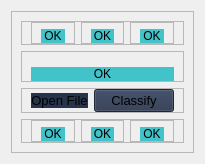
            <widget class="QWidget" name="home_page">
             <layout class="QHBoxLayout" name="horizontalLayout_14">
              <item>
               <widget class="QFrame" name="main_container">
                <property name="frameShape">
                 <enum>QFrame::StyledPanel</enum>
                </property>
                <property name="frameShadow">
                 <enum>QFrame::Raised</enum>
                </property>
                <layout class="QVBoxLayout" name="verticalLayout_6">
                 <item>
                  <widget class="QFrame" name="photos_container_1">
                   <property name="frameShape">
                    <enum>QFrame::StyledPanel</enum>
                   </property>
                   <property name="frameShadow">
                    <enum>QFrame::Raised</enum>
                   </property>
                   <layout class="QHBoxLayout" name="horizontalLayout_11">
                    <property name="topMargin">
                     <number>0</number>
                    </property>
                    <property name="bottomMargin">
                     <number>0</number>
                    </property>
                    <item>
                     <widget class="QFrame" name="photo_frame_1">
                      <property name="frameShape">
                       <enum>QFrame::StyledPanel</enum>
                      </property>
                      <property name="frameShadow">
                       <enum>QFrame::Raised</enum>
                      </property>
                      <layout class="QVBoxLayout" name="verticalLayout_7">
                       <property name="topMargin">
                        <number>0</number>
                       </property>
                       <property name="bottomMargin">
                        <number>0</number>
                       </property>
                       <item>
                        <widget class="QFrame" name="photo_1">
                         <property name="styleSheet">
                          <string notr="true">background-color: rgb(255, 255, 255);</string>
                         </property>
                         <property name="frameShape">
                          <enum>QFrame::StyledPanel</enum>
                         </property>
                         <property name="frameShadow">
                          <enum>QFrame::Raised</enum>
                         </property>
                        </widget>
                       </item>
                       <item>
                        <widget class="QLabel" name="class_label_1">
                         <property name="maximumSize">
                          <size>
                           <width>16777215</width>
                           <height>22</height>
                          </size>
                         </property>
                         <property name="font">
                          <font>
                           <pointsize>9</pointsize>
                           <weight>50</weight>
                           <bold>false</bold>
                          </font>
                         </property>
                         <property name="styleSheet">
                          <string notr="true">background-color: rgb(115, 255, 120);
background-color: rgb(85, 255, 127);

background-color: #42c3ca;</string>
                         </property>
                         <property name="text">
                          <string>OK</string>
                         </property>
                         <property name="alignment">
                          <set>Qt::AlignCenter</set>
                         </property>
                        </widget>
                       </item>
                      </layout>
                     </widget>
                    </item>
                    <item>
                     <widget class="QFrame" name="photo_frame_2">
                      <property name="frameShape">
                       <enum>QFrame::StyledPanel</enum>
                      </property>
                      <property name="frameShadow">
                       <enum>QFrame::Raised</enum>
                      </property>
                      <layout class="QVBoxLayout" name="verticalLayout_8">
                       <property name="topMargin">
                        <number>0</number>
                       </property>
                       <property name="bottomMargin">
                        <number>0</number>
                       </property>
                       <item>
                        <widget class="QFrame" name="photo_2">
                         <property name="styleSheet">
                          <string notr="true">background-color: rgb(255, 255, 255);</string>
                         </property>
                         <property name="frameShape">
                          <enum>QFrame::StyledPanel</enum>
                         </property>
                         <property name="frameShadow">
                          <enum>QFrame::Raised</enum>
                         </property>
                        </widget>
                       </item>
                       <item>
                        <widget class="QLabel" name="class_label_2">
                         <property name="maximumSize">
                          <size>
                           <width>16777215</width>
                           <height>22</height>
                          </size>
                         </property>
                         <property name="font">
                          <font>
                           <pointsize>9</pointsize>
                          </font>
                         </property>
                         <property name="styleSheet">
                          <string notr="true">background-color: #42c3ca;</string>
                         </property>
                         <property name="text">
                          <string>OK</string>
                         </property>
                         <property name="alignment">
                          <set>Qt::AlignCenter</set>
                         </property>
                        </widget>
                       </item>
                      </layout>
                     </widget>
                    </item>
                    <item>
                     <widget class="QFrame" name="photo_frame_3">
                      <property name="frameShape">
                       <enum>QFrame::StyledPanel</enum>
                      </property>
                      <property name="frameShadow">
                       <enum>QFrame::Raised</enum>
                      </property>
                      <layout class="QVBoxLayout" name="verticalLayout_9">
                       <property name="topMargin">
                        <number>0</number>
                       </property>
                       <property name="bottomMargin">
                        <number>0</number>
                       </property>
                       <item>
                        <widget class="QFrame" name="photo_3">
                         <property name="styleSheet">
                          <string notr="true">background-color: rgb(255, 255, 255);</string>
                         </property>
                         <property name="frameShape">
                          <enum>QFrame::StyledPanel</enum>
                         </property>
                         <property name="frameShadow">
                          <enum>QFrame::Raised</enum>
                         </property>
                        </widget>
                       </item>
                       <item>
                        <widget class="QLabel" name="class_label_3">
                         <property name="maximumSize">
                          <size>
                           <width>16777215</width>
                           <height>22</height>
                          </size>
                         </property>
                         <property name="font">
                          <font>
                           <pointsize>9</pointsize>
                          </font>
                         </property>
                         <property name="styleSheet">
                          <string notr="true">background-color: #42c3ca;</string>
                         </property>
                         <property name="text">
                          <string>OK</string>
                         </property>
                         <property name="alignment">
                          <set>Qt::AlignCenter</set>
                         </property>
                        </widget>
                       </item>
                      </layout>
                     </widget>
                    </item>
                   </layout>
                  </widget>
                 </item>
                 <item>
                  <widget class="QFrame" name="photos_container_2">
                   <property name="frameShape">
                    <enum>QFrame::StyledPanel</enum>
                   </property>
                   <property name="frameShadow">
                    <enum>QFrame::Raised</enum>
                   </property>
                   <layout class="QVBoxLayout" name="verticalLayout_10">
                    <property name="topMargin">
                     <number>9</number>
                    </property>
                    <property name="bottomMargin">
                     <number>0</number>
                    </property>
                    <item>
                     <widget class="QFrame" name="photo_4">
                      <property name="styleSheet">
                       <string notr="true">background-color: rgb(255, 255, 255);</string>
                      </property>
                      <property name="frameShape">
                       <enum>QFrame::StyledPanel</enum>
                      </property>
                      <property name="frameShadow">
                       <enum>QFrame::Raised</enum>
                      </property>
                     </widget>
                    </item>
                    <item>
                     <widget class="QLabel" name="class_label_4">
                      <property name="maximumSize">
                       <size>
                        <width>16777215</width>
                        <height>22</height>
                       </size>
                      </property>
                      <property name="font">
                       <font>
                        <pointsize>9</pointsize>
                       </font>
                      </property>
                      <property name="styleSheet">
                       <string notr="true">background-color: #42c3ca;</string>
                      </property>
                      <property name="text">
                       <string>OK</string>
                      </property>
                      <property name="alignment">
                       <set>Qt::AlignCenter</set>
                      </property>
                     </widget>
                    </item>
                   </layout>
                  </widget>
                 </item>
                 <item>
                  <widget class="QFrame" name="buttons_container">
                   <property name="minimumSize">
                    <size>
                     <width>0</width>
                     <height>0</height>
                    </size>
                   </property>
                   <property name="maximumSize">
                    <size>
                     <width>16777215</width>
                     <height>27</height>
                    </size>
                   </property>
                   <property name="frameShape">
                    <enum>QFrame::StyledPanel</enum>
                   </property>
                   <property name="frameShadow">
                    <enum>QFrame::Raised</enum>
                   </property>
                   <layout class="QHBoxLayout" name="horizontalLayout_13">
                    <property name="topMargin">
                     <number>0</number>
                    </property>
                    <property name="bottomMargin">
                     <number>0</number>
                    </property>
                    <item alignment="Qt::AlignVCenter">
                     <widget class="QPushButton" name="openFile_button">
                      <property name="maximumSize">
                       <size>
                        <width>100</width>
                        <height>16777215</height>
                       </size>
                      </property>
                      <property name="font">
                       <font>
                        <pointsize>10</pointsize>
                       </font>
                      </property>
                      <property name="styleSheet">
                       <string notr="true">background-color: rgb(40, 52, 76);
border: 3;</string>
                      </property>
                      <property name="text">
                       <string>Open File</string>
                      </property>
                     </widget>
                    </item>
                    <item alignment="Qt::AlignVCenter">
                     <widget class="QPushButton" name="classify_button">
                      <property name="maximumSize">
                       <size>
                        <width>100</width>
                        <height>16777215</height>
                       </size>
                      </property>
                      <property name="font">
                       <font>
                        <pointsize>10</pointsize>
                       </font>
                      </property>
                      <property name="styleSheet">
                       <string notr="true">background-color: rgb(40, 52, 76);</string>
                      </property>
                      <property name="text">
                       <string>Classify</string>
                      </property>
                     </widget>
                    </item>
                   </layout>
                  </widget>
                 </item>
                 <item>
                  <widget class="QFrame" name="photos_container_3">
                   <property name="frameShape">
                    <enum>QFrame::StyledPanel</enum>
                   </property>
                   <property name="frameShadow">
                    <enum>QFrame::Raised</enum>
                   </property>
                   <layout class="QHBoxLayout" name="horizontalLayout_12">
                    <property name="topMargin">
                     <number>0</number>
                    </property>
                    <property name="bottomMargin">
                     <number>0</number>
                    </property>
                    <item>
                     <widget class="QFrame" name="photo_frame_4">
                      <property name="frameShape">
                       <enum>QFrame::StyledPanel</enum>
                      </property>
                      <property name="frameShadow">
                       <enum>QFrame::Raised</enum>
                      </property>
                      <layout class="QVBoxLayout" name="verticalLayout_11">
                       <property name="topMargin">
                        <number>0</number>
                       </property>
                       <property name="bottomMargin">
                        <number>0</number>
                       </property>
                       <item>
                        <widget class="QFrame" name="photo_5">
                         <property name="styleSheet">
                          <string notr="true">background-color: rgb(255, 255, 255);</string>
                         </property>
                         <property name="frameShape">
                          <enum>QFrame::StyledPanel</enum>
                         </property>
                         <property name="frameShadow">
                          <enum>QFrame::Raised</enum>
                         </property>
                        </widget>
                       </item>
                       <item>
                        <widget class="QLabel" name="class_label_5">
                         <property name="maximumSize">
                          <size>
                           <width>16777215</width>
                           <height>22</height>
                          </size>
                         </property>
                         <property name="font">
                          <font>
                           <pointsize>9</pointsize>
                          </font>
                         </property>
                         <property name="styleSheet">
                          <string notr="true">background-color:#42c3ca;</string>
                         </property>
                         <property name="text">
                          <string>OK</string>
                         </property>
                         <property name="alignment">
                          <set>Qt::AlignCenter</set>
                         </property>
                        </widget>
                       </item>
                      </layout>
                     </widget>
                    </item>
                    <item>
                     <widget class="QFrame" name="photo_frame_5">
                      <property name="frameShape">
                       <enum>QFrame::StyledPanel</enum>
                      </property>
                      <property name="frameShadow">
                       <enum>QFrame::Raised</enum>
                      </property>
                      <layout class="QVBoxLayout" name="verticalLayout_12">
                       <property name="topMargin">
                        <number>0</number>
                       </property>
                       <property name="bottomMargin">
                        <number>0</number>
                       </property>
                       <item>
                        <widget class="QFrame" name="photo_6">
                         <property name="styleSheet">
                          <string notr="true">background-color: rgb(255, 255, 255);</string>
                         </property>
                         <property name="frameShape">
                          <enum>QFrame::StyledPanel</enum>
                         </property>
                         <property name="frameShadow">
                          <enum>QFrame::Raised</enum>
                         </property>
                        </widget>
                       </item>
                       <item>
                        <widget class="QLabel" name="class_label_6">
                         <property name="maximumSize">
                          <size>
                           <width>16777215</width>
                           <height>22</height>
                          </size>
                         </property>
                         <property name="font">
                          <font>
                           <pointsize>9</pointsize>
                          </font>
                         </property>
                         <property name="styleSheet">
                          <string notr="true">background-color: #42c3ca;</string>
                         </property>
                         <property name="text">
                          <string>OK</string>
                         </property>
                         <property name="alignment">
                          <set>Qt::AlignCenter</set>
                         </property>
                        </widget>
                       </item>
                      </layout>
                     </widget>
                    </item>
                    <item>
                     <widget class="QFrame" name="photo_frame_6">
                      <property name="frameShape">
                       <enum>QFrame::StyledPanel</enum>
                      </property>
                      <property name="frameShadow">
                       <enum>QFrame::Raised</enum>
                      </property>
                      <layout class="QVBoxLayout" name="verticalLayout_13">
                       <property name="topMargin">
                        <number>0</number>
                       </property>
                       <property name="bottomMargin">
                        <number>0</number>
                       </property>
                       <item>
                        <widget class="QFrame" name="photo_7">
                         <property name="styleSheet">
                          <string notr="true">background-color: rgb(255, 255, 255);</string>
                         </property>
                         <property name="frameShape">
                          <enum>QFrame::StyledPanel</enum>
                         </property>
                         <property name="frameShadow">
                          <enum>QFrame::Raised</enum>
                         </property>
                        </widget>
                       </item>
                       <item>
                        <widget class="QLabel" name="class_label_7">
                         <property name="maximumSize">
                          <size>
                           <width>16777215</width>
                           <height>22</height>
                          </size>
                         </property>
                         <property name="font">
                          <font>
                           <pointsize>9</pointsize>
                          </font>
                         </property>
                         <property name="styleSheet">
                          <string notr="true">background-color: #42c3ca;</string>
                         </property>
                         <property name="text">
                          <string>OK</string>
                         </property>
                         <property name="alignment">
                          <set>Qt::AlignCenter</set>
                         </property>
                        </widget>
                       </item>
                      </layout>
                     </widget>
                    </item>
                   </layout>
                  </widget>
                 </item>
                </layout>
               </widget>
              </item>
             </layout>
            </widget>
